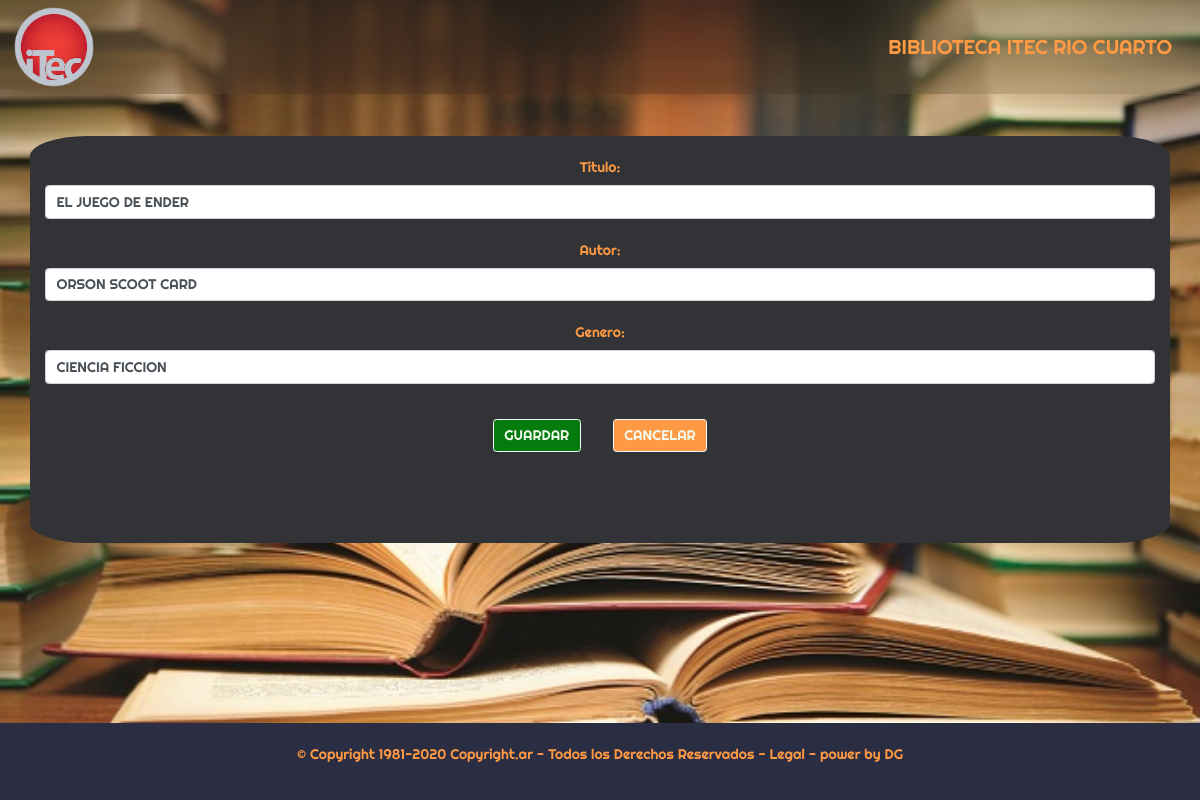
/libros/2/editar/, run on the app's committed database.
### database_setup.py (models this page shows, shortened)
class Libro(Base):
    __tablename__ = 'libro'
    id = Column(Integer, primary_key=True)
    titulo = Column(String(250), nullable=False)
    autor = Column(String(250), nullable=False)
    genero = Column(String(250))

### app.py (the view)
@app.route("/libros/<int:libro_id>/editar/", methods=['GET', 'POST'])
def editarLibro(libro_id):
    libroEditado = session.query(Libro).filter_by(id=libro_id).one()
    if request.method == 'POST':
        if request.form['nombre']:
            libroEditado.titulo = request.form['nombre']
            libroEditado.autor = request.form['autor'] # agrego modificacion de autor
            libroEditado.genero = request.form['genero'] # agrego modificacion de genero
            session.commit()
        return redirect(url_for('mostrarLibros')) # modificacion de identacion bug en boton volver
    else:
        return render_template('editarLibro.html', libro=libroEditado)

### templates/editarLibro.html (shortened to what this page needs)
<!DOCTYPE html>
<html lang="en">
<head>
    <link rel="stylesheet" href="https://stackpath.bootstrapcdn.com/bootstrap/4.5.1/css/bootstrap.min.css">
    <link rel="stylesheet" href="{{ url_for('static', filename='css/style.css') }}">
</head>
<body>
    <nav class="navbar navbar-light blur">
        <img src="{{url_for('static', filename='img/itec.png')}}" width="80" height="80" class="d-inline-block align-top " alt="" loading="lazy">
        <p class="Righteous m-3" id="title">BIBLIOTECA ITEC RIO CUARTO</p>
    </nav>
  <br><br>
    <div class="container">
    <br>
    <form action="{{ url_for('editarLibro',libro_id = libro.id)}}" method="post">
        <div class="form-group">
            <label for="nombre"> Titulo:</label>
            <input type="text" class="form-control" name="nombre" value="{{libro.titulo }}">
            <br>
            <label for="nombre">Autor:</label>
            <input type="text" class="form-control" name="autor" value="{{libro.autor}}">
            <br>
            <label for="nombre">Genero:</label>
            <input type="text" class="form-control" name="genero" value="{{libro.genero}}">
            <br>
            <button type="submit" class="btn btn-light m-3 botones verde">GUARDAR</button>
            <a href='{{ url_for("mostrarLibros") }}'>
                <button class="btn btn-light m-3 botones naranja">CANCELAR</button>
            </a>
        </div>
    </form>
    <br>
    <br><br>
    <nav class="fixed-bottom footer">
      <br>
      <p>© Copyright 1981-2020 Copyright.ar - Todos los Derechos Reservados - Legal - power by DG</p>
      <br>
    </nav>
</body>
</html>

### static/css/style.css (style rules this page uses)
:root { --red1-color:#d90429; --lila-color:#ce6ae2; --black1-color:#2b2d42; --black2-color:#403d39; --black3-color:#313337; --white1-color:#f9faf9; --white2-color:#F1FAEE; --green1-color:#06d6a0; --green2-color:#037c0d; --orange-color: #ff9a44; --salmon-color: #fc6076; --font1-font-family:'Righteous', cursive; --font3-font-family:'Monoton', cursive; --font4-font-family:'Jura', sans-serif; --font5-font-family:'Bungee Inline', cursive; --font6-font-family:'Nova Mono', monospace; --font7-font-family:'Star Jedi', arial; --normal:14px; --space:10px; --space-2:20px; }
.Righteous { font-family: var(--font1-font-family); font-size: 20px; }
body, html { height: 100%; background: url(../img/libro.jpg) no-repeat center center fixed; background-size: 100% 100%; text-align: center; color: var(--orange-color); font-size:var(--normal) ; font-family: var(--font1-font-family); }
.container { background-color: #313337; border-radius: 5%; }
.blur { backdrop-filter: blur(50px); }
a:link { text-decoration:none; color: var(--orange-color); text-align: center; }
.botones { background-color: var(--red1-color); color: var(--orange-color); }
.verde { background-color: var(--green2-color); color:var(--white2-color); }
.naranja { background-color: var(--orange-color); color:var(--white2-color); }
.footer { background-color:var(--black1-color); }

### data on the page
Libro: nombre "EL JUEGO DE ENDER", autor "ORSON SCOOT CARD", genero "CIENCIA FICCION"
